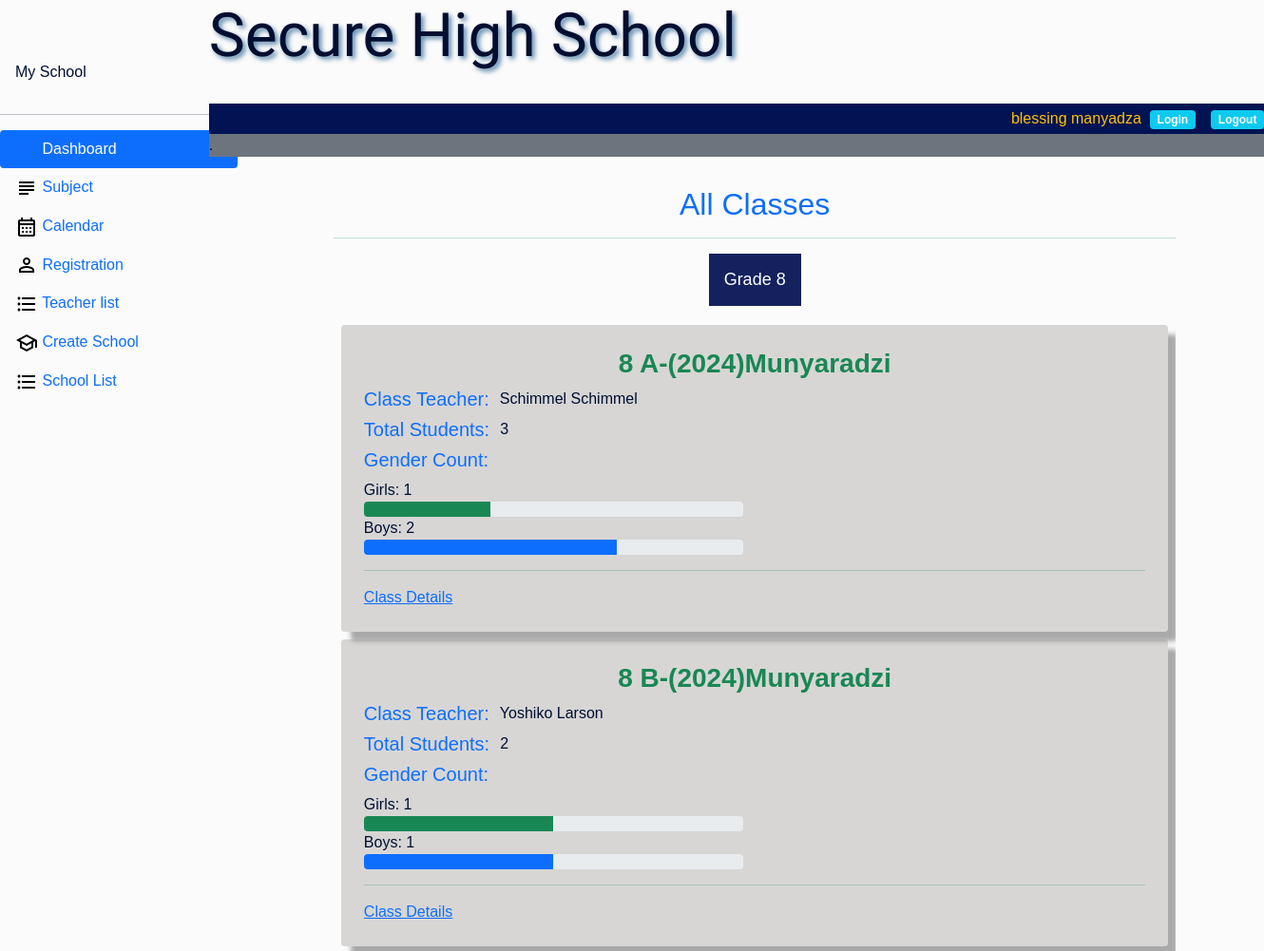
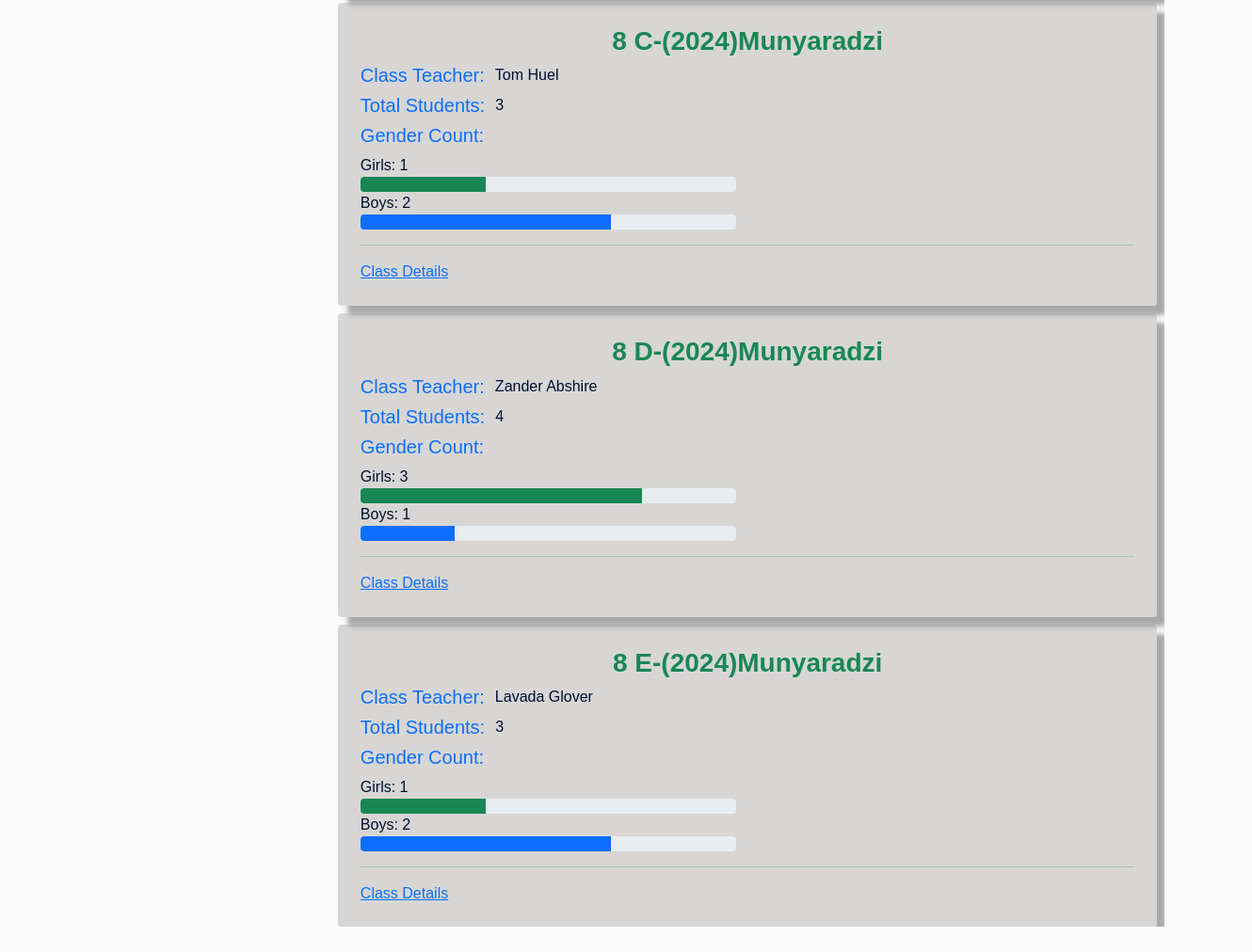
/all_classes/ (signed in), run on the app's committed database (2 pictures, top to bottom).
### customadmin/models.py (models this page shows, shortened)
class CustomUser(AbstractBaseUser, PermissionsMixin):
    USER_TYPE = (
        ('student', 'STUDENT'),
        ('teacher', 'TEACHER'),
        ('school_admin', 'SCHOOL_ADMIN'),
        ('deputy_head', 'DEPUTY_HEAD'),
        ('school_head', 'SCHOOL_HEAD'),
        ('district_admin', 'DISTRICT_ADMIN'),
    )
    POSITION = (
        ('admin', 'ADMIN'),
        ('user', 'USER'),
        ('staff', 'STAFF'),
        ('student', 'STUDENT'),
    )
    email       = models.EmailField(unique=True)
    first_name  = models.CharField(max_length=30)
    last_name   = models.CharField(max_length=30)
    position    = models.CharField(max_length=30, choices=POSITION)
    user_type   = models.CharField(max_length=30, choices=USER_TYPE)
    is_active   = models.BooleanField(default=True)
    is_staff    = models.BooleanField(default=False)
    is_school_superuser = models.BooleanField(default=False)
    objects     = CustomUserManager()
    USERNAME_FIELD = 'email'
    REQUIRED_FIELDS = ['first_name', 'last_name']
    def __str__(self):
        return f'{self.first_name} {self.last_name}'

### district/models.py (models this page shows)
class GradeLevel(models.Model):
    class GradeLevels(models.IntegerChoices):
        EIGHT  = 8, '8'
        NINE   = 9, '9'
        TEN    = 10, '10'
        ELEVEN = 11, '11'
        TWELVE = 12, '12'
    grade_level = models.IntegerField(choices=GradeLevels.choices)
    def __str__(self):
        return str(self.grade_level)

class AcademicCalendar(models.Model):
    academic_year = models.PositiveIntegerField(default=datetime.datetime.now().year, blank=True, null=True)
    term_1_start_date = models.DateField(blank=True, null=True)
    term_1_end_date   = models.DateField(blank=True, null=True)
    term_2_start_date = models.DateField(blank=True, null=True)
    term_2_end_date   = models.DateField(blank=True, null=True)
    term_3_start_date = models.DateField(blank=True, null=True)
    term_3_end_date   = models.DateField(blank=True, null=True)
    term_4_start_date = models.DateField(blank=True, null=True)
    term_4_end_date   = models.DateField(blank=True, null=True)
    is_current = models.BooleanField(default=True)
    def __str__(self):
        return f'{self.academic_year}'

class District_School_Registration(models.Model):
    school_name   = models.CharField(max_length=255,blank=True, null=True)
    address       = models.TextField(blank=True, null=True)
    phone_number  = models.CharField(max_length=20,blank=True, null=True)
    email         = models.EmailField(blank=True, null=True)
    def __str__(self):
        return f'{self.school_name}'

### student/models.py (models this page shows, shortened)
class ClassRoom(models.Model):
    name      = models.ForeignKey(ClassName, on_delete=models.CASCADE)
    grd_level = models.ForeignKey(GradeLevel, on_delete=models.CASCADE, null=True, blank=True)
    students  = models.ManyToManyField(StudentProfile, blank=True)
    class_teacher = models.ForeignKey(CustomUser, on_delete=models.SET_NULL, null=True, blank=True, related_name='assigned_class')
    max_capacity  = models.PositiveIntegerField(default=45)
    date          = models.DateField(auto_now_add=True)
    year          = models.ForeignKey(AcademicCalendar, on_delete=models.CASCADE, null=True, blank=True)
    class Meta:
        ordering = ['name']

### customsettings/models.py (models this page shows)
class ClassName(models.Model):
    CLASS_CHOICES = [
        ('A', 'A'),('B', 'B'),('C', 'C'),('D', 'D'),('E', 'E'),
    ]
    schoolprofile  = models.ForeignKey(SchoolProfile, on_delete=models.CASCADE,blank=True, null=True)
    grd_level      = models.ForeignKey(GradeLevel, on_delete=models.CASCADE, null=True, blank=True)
    classname      = models.CharField(max_length= 1, choices=CLASS_CHOICES)
    academic_year  = models.ForeignKey(AcademicCalendar, on_delete=models.CASCADE, null=True, blank=True)
    date           = models.DateField(auto_now_add=True)
    def __str__(self):
        return f"{self.grd_level} {self.classname}-({self.academic_year}){self.schoolprofile }"

class SchoolProfile(models.Model):
    school_name  = models.OneToOneField(District_School_Registration, on_delete=models.CASCADE, blank=True, null=True)
    school_logo  = models.ImageField(upload_to='school_logos/', blank=True, null=True)
    facebook     = models.URLField(blank=True)
    twitter      = models.URLField(blank=True)
    instagram    = models.URLField(blank=True)
    school_subjects   = models.ManyToManyField('SchoolSubject')
    is_setup_complete = models.BooleanField(default=False)
    def __str__(self):
       return f'{self.school_name}'

### student/views.py (the view)
# urls.py: path('all_classes/', views.all_classes,name='all_classes'),
@login_required
@user_passes_test(lambda u: u.is_superuser or u.user_type == 'school_admin')
def all_classes(request):
    classes = ClassRoom.objects.all().select_related('name__grd_level')
    grade_level_data = {}
    for classroom in classes:
        class_students = classroom.students.all()
        total_students = class_students.count()
        male_count = class_students.filter(gender='male').count()
        female_count = class_students.filter(gender='female').count()
        grade_level = classroom.name.grd_level
        if grade_level not in grade_level_data:
            grade_level_data[grade_level] = []
        total_count = male_count + female_count
        female_percentage = (female_count / total_count) * 100 if total_count > 0 else 0
        male_percentage = (male_count / total_count) * 100 if total_count > 0 else 0
        grade_level_data[grade_level].append({
            'classroom_pk': classroom.pk,
            'classroom': classroom,
            'total_students': total_students,
            'male_count': male_count,
            'female_count': female_count,
            'female_percentage': female_percentage,
            'male_percentage': male_percentage,
        })
    return render(request, 'student/all_classes.html', {'grade_level_data': grade_level_data })

### customadmin/templatetags/custom_tags.py (called while the page is built)
@register.simple_tag
def get_dashboard_url(user):
    if user.groups.filter(name='student').exists():
        return reverse('high_level_dashboard')
    elif user.groups.filter(name='staff').exists():
        return reverse('teacher_dashboard')
    elif user.groups.filter(name='school_admin').exists():
        return reverse('school_admin_dashboard')
    elif user.groups.filter(name='deputy_head').exists():
        return reverse('deputy_head_dashboard')
    elif user.groups.filter(name='school_head').exists():
        return reverse('school_head_dashboard')
    else:
        return reverse('default_dashboard')

### templates/student/all_classes.html (shortened to what this page needs)
{% extends 'partials/base.html' %}
{% load crispy_forms_tags %}
{% block content %}
<div class="col-lg-8 offset-md-1 scroll-container">
    <div class="division mt-5">
        <h2 class="text-center text-primary">All Classes</h2>
        <hr class="text-success">
        <div class="tab rounded">
            {% for grade_level, class_data in grade_level_data.items %}
            <button class="tablinks {% if forloop.first %}active{% endif %}" onclick="openTab(event, 'grade{{ grade_level }}')">Grade {{ grade_level }}</button>
            {% endfor %}
        </div>
        {% for grade_level, class_data in grade_level_data.items %}
        <div id="grade{{ grade_level }}" class="tabcontent {% if forloop.first %}active{% endif %}">
            {% for data in class_data %}
            <div class="class-details shado bg1 m-2 p-4 rounded">
                <h3 class="text-success text-center"><strong>{{ data.classroom.name }}</strong></h3>
                <div class="d-flex">
                    <h5 class="text-primary">Class Teacher:&nbsp;&nbsp;</h5>
                    {{ data.classroom.class_teacher.first_name|default:"No teacher assigned" }} {{ data.classroom.class_teacher.last_name|default:"" }}
                </div>
                <div class="d-flex">
                    <h5 class="text-primary">Total Students:&nbsp;&nbsp;</h5>
                    {{ data.total_students }}
                </div>
                <div class="d-flex">
                    <h5 class="text-primary">Gender Count:</h5>
                </div>
                <div class="row">
                    <div class="col-md-6">
                        Girls: {{ data.female_count }}
                        <div class="progress">
                            <div class="progress-bar bg-success" role="progressbar" style="width: {{ data.female_percentage }}%;" aria-valuenow="{{ data.female_count }}" aria-valuemin="0" aria-valuemax="{{ data.total_students }}"></div>
                        </div>
                        Boys: {{ data.male_count }}
                        <div class="progress">
                            <div class="progress-bar bg-primary" role="progressbar" style="width: {{ data.male_percentage }}%;" aria-valuenow="{{ data.male_count }}" aria-valuemin="0" aria-valuemax="{{ data.total_students }}"></div>
                        </div>
                    </div>
                </div>
                <hr class="text-success">
                <a href="{% url 'classroom_details' pk=data.classroom_pk %}">Class Details</a>
            </div>
            {% endfor %}
        </div>
        {% endfor %}
    </div>
</div>
{% endblock %}

### templates/partials/nav.html
<nav class=" position-fixed  mb-5"  style="height: 100px; width: 85%;">
    <h1 class="display-3 pirata"> Secure High School </h1>
    <br>
    <div class="bg3 p-1 d-flex justify-content-end " style="width: 100%;">
        <span class="text-warning">{{ request.user }}&nbsp;&nbsp; </span>
        <a href="{% url 'login' %}" class="text-white me-3"><span class="badge bg-info">Login</span> </a>
        <a href="{% url 'account_logout' %}" class="text-white me-3"><span class="badge bg-info">Logout</span></a>
    </div>
    <div class="bg-secondary">.</div>
</nav>

### static/css/academia.css (style rules this page uses)
body { background: rgb(252, 251, 251); color: rgb(1, 14, 48); font-family: sans-serif; font-weight: 400; font-style: normal; }

### static/css/base.css (style rules this page uses)
.pirata { text-shadow: 3px 3px 5px rgba(24, 90, 141, 0.7); font-family: 'Pirata One', system-ui, sans-serif; font-weight: 500; font-style: normal; }
.scroll-container { max-height: 80vh; overflow-y: auto; }
.bg1 { background-color: rgba(143, 143, 141, 0.336); }
.bg3 { background-color: #011353; }
nav { display: inline-block; }
.shado { box-shadow: 10px 10px 5px rgba(89, 89, 90, 0.507); }

### templates/student/all_classes.html (style rules this page uses)
.tab { overflow: hidden; margin-bottom: 20px; display: flex; justify-content: center; }
.tab button { background-color: #446E9B; border: none; outline: none; cursor: pointer; padding: 14px 16px; transition: 0.3s; font-size: 18px; }
.tab button.active { background-color: #071555f1; color: white; }
.tabcontent { display: none; }
.class-details { margin-bottom: 20px; margin-left: 20px; }
.scroll-container { max-height: 80vh; overflow-y: auto; }

### data on the page
CustomUser: user "blessing manyadza"
GradeLevel: grade_level "8"
ClassRoom: classroom.name "8 A-(2024)Munyaradzi", classroom.class_teacher.first_name "Schimmel", classroom.class_teacher.last_name "Schimmel", total_students "3", female_count "1", {{ data.female_percentage }} 33.33333333333333 (drawn), male_count "2", {{ data.male_percentage }} 66.66666666666666 (drawn)
ClassRoom: classroom.name "8 B-(2024)Munyaradzi", classroom.class_teacher.first_name "Yoshiko", classroom.class_teacher.last_name "Larson", total_students "2", female_count "1", {{ data.female_percentage }} 50.0 (drawn), male_count "1", {{ data.male_percentage }} 50.0 (drawn)
ClassRoom: classroom.name "8 C-(2024)Munyaradzi", classroom.class_teacher.first_name "Tom", classroom.class_teacher.last_name "Huel", total_students "3", female_count "1", {{ data.female_percentage }} 33.33333333333333 (drawn), male_count "2", {{ data.male_percentage }} 66.66666666666666 (drawn)
ClassRoom: classroom.name "8 D-(2024)Munyaradzi", classroom.class_teacher.first_name "Zander", classroom.class_teacher.last_name "Abshire", total_students "4", female_count "3", {{ data.female_percentage }} 75.0 (drawn), male_count "1", {{ data.male_percentage }} 25.0 (drawn)
ClassRoom: classroom.name "8 E-(2024)Munyaradzi", classroom.class_teacher.first_name "Lavada", classroom.class_teacher.last_name "Glover", total_students "3", female_count "1", {{ data.female_percentage }} 33.33333333333333 (drawn), male_count "2", {{ data.male_percentage }} 66.66666666666666 (drawn)
